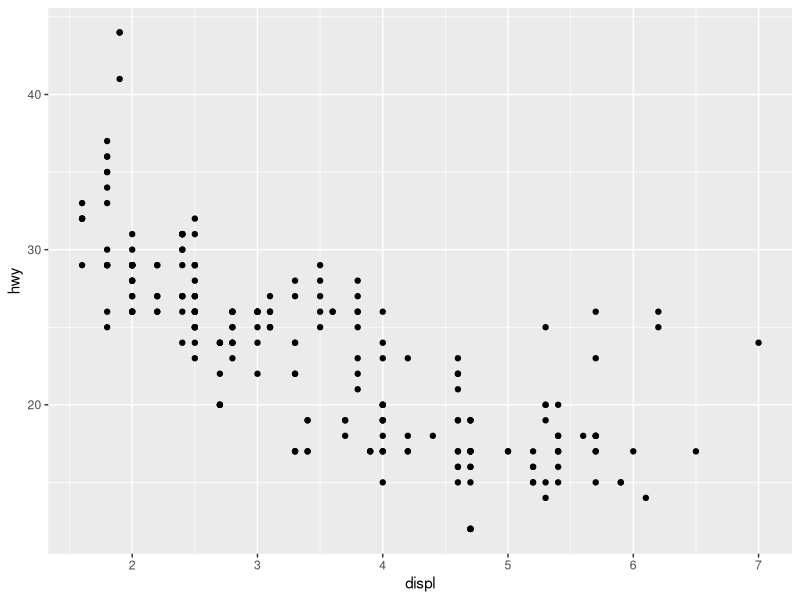
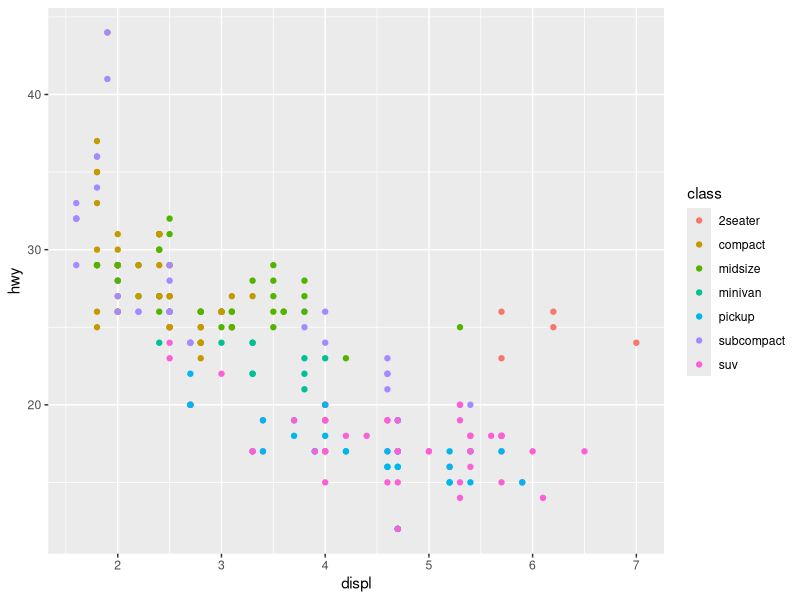
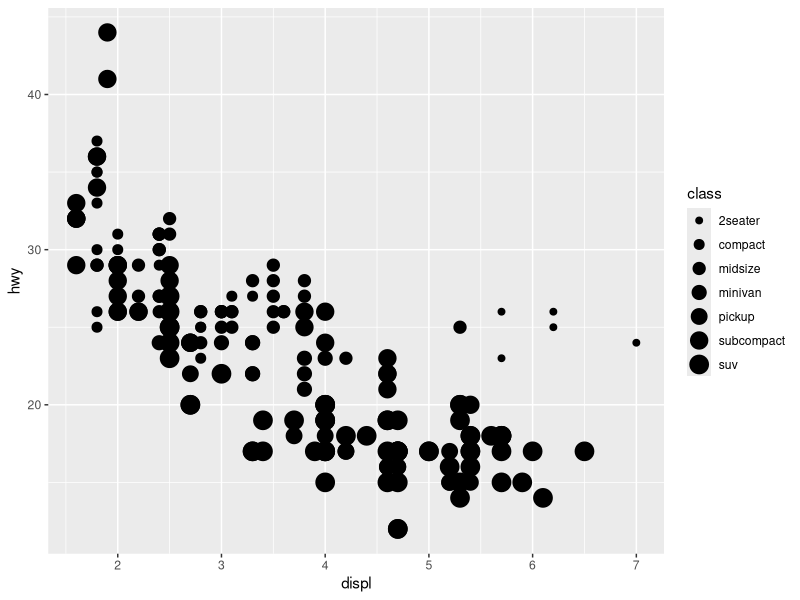
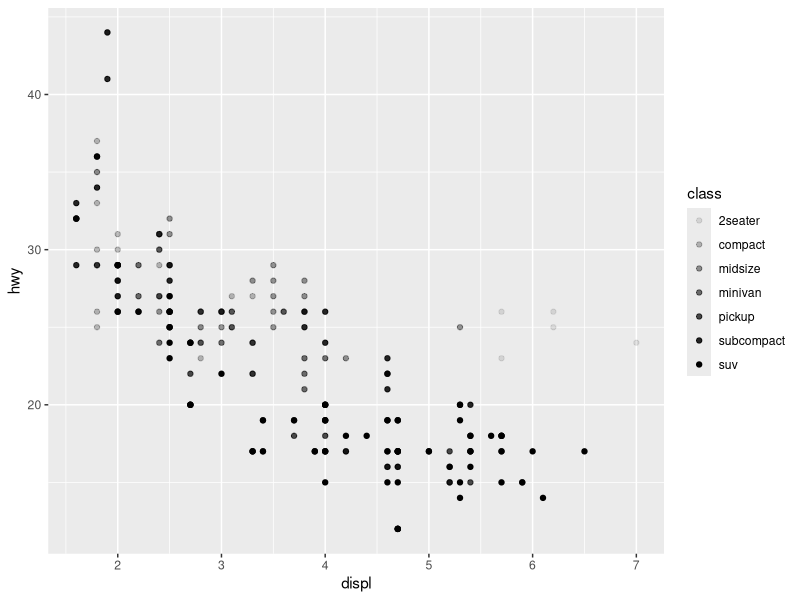
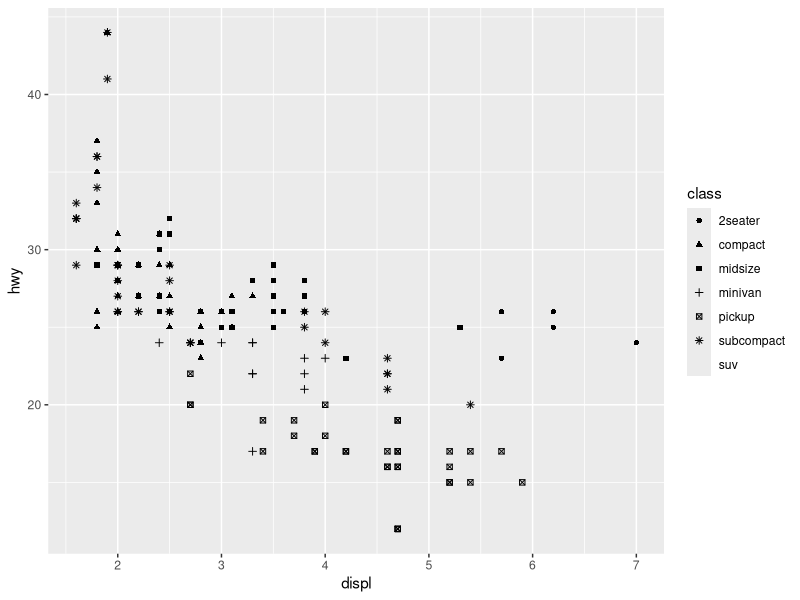
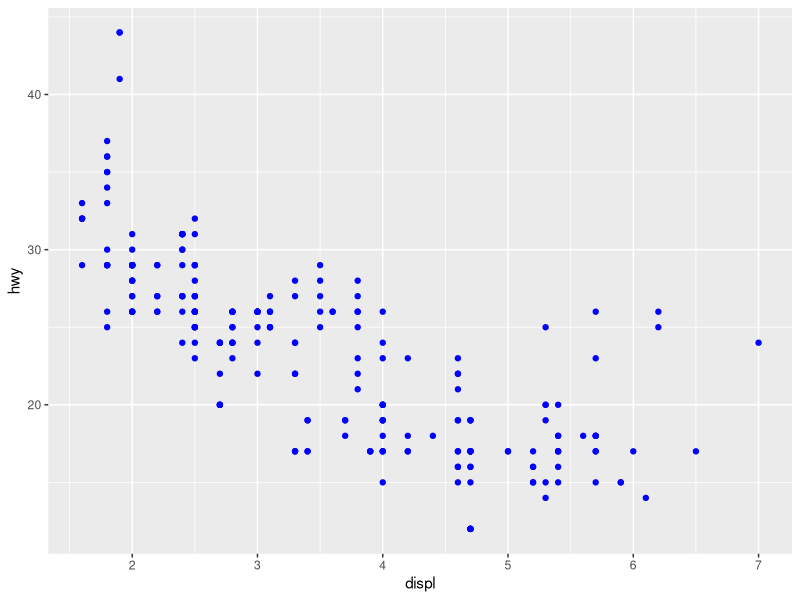
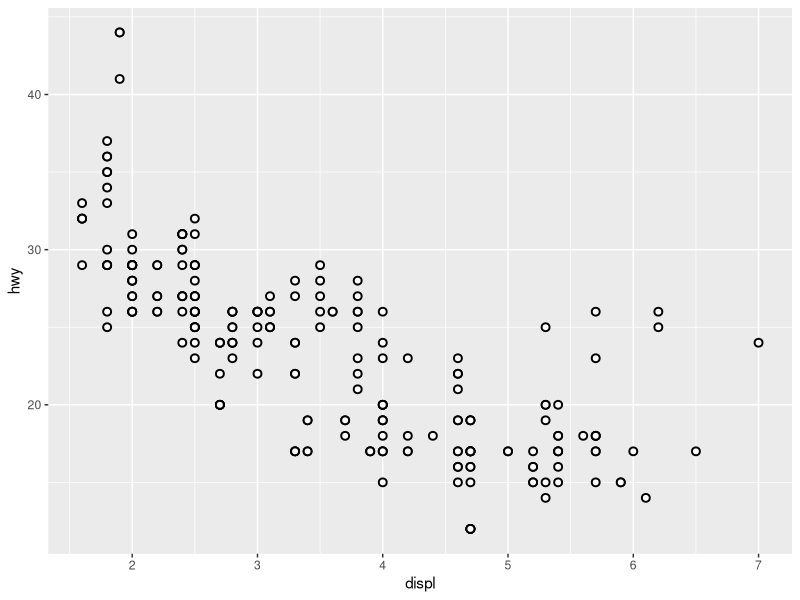
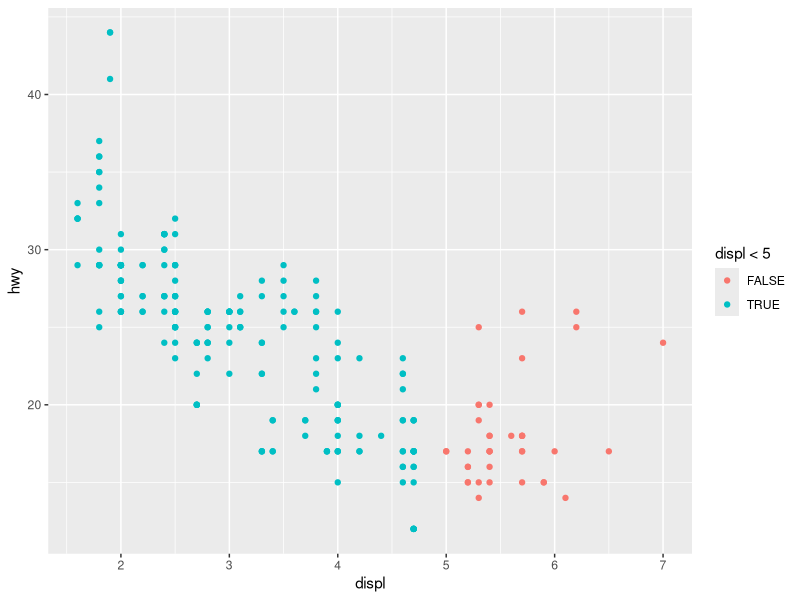

The R source for these figures, in order:
## ---- chunk 1
library(tidyverse)
library(ggplot2)
## ---- chunk 2
mpg
## ---- chunk 3
ggplot(mpg, aes(displ, hwy)) +
  geom_point()
## ---- chunk 4
ggplot(mpg) +
  geom_point(aes(displ, hwy, color = class))

ggplot(mpg) +
  geom_point(aes(displ, hwy, size = class))

ggplot(mpg) +
  geom_point(aes(displ, hwy, alpha = class))

ggplot(data = mpg) + 
  geom_point(mapping = aes(x = displ, y = hwy, shape = class))

ggplot(data = mpg) + 
  geom_point(mapping = aes(x = displ, y = hwy), color = "blue")

ggplot(mpg, aes(displ, hwy)) + 
  geom_point(shape = 21, color = "black", fill = "white", size = 2, stroke = 1) # Use the stroke aesthetic to modify the width of the border

ggplot(mpg, aes(displ, hwy, color = displ < 5)) + 
  geom_point()
## ---- chunk 5
ggplot(mpg, aes(displ, hwy)) +
  geom_point() +
  facet_wrap( ~ class, nrow = 2)

ggplot(mpg, aes(displ, hwy)) +
  geom_point() +
  facet_grid(drv ~ cyl)

ggplot(mpg, aes(displ, hwy)) +
  geom_point() +
  facet_grid(. ~ cyl)

ggplot(data = mpg) + 
  geom_point(mapping = aes(x = displ, y = hwy)) +
  facet_grid(drv ~ .)

ggplot(data = mpg) + 
  geom_point(mapping = aes(x = displ, y = hwy)) +
  facet_grid(. ~ cyl)
## ---- chunk 6
ggplot(mpg, aes(displ, hwy)) +
  geom_point()

ggplot(mpg, aes(displ, hwy)) +
  geom_smooth()

ggplot(mpg, aes(displ, hwy, linetype = drv)) +
  geom_smooth()

ggplot(data = mpg) +
  geom_smooth(mapping = aes(x = displ, y = hwy))
              
ggplot(data = mpg) +
  geom_smooth(mapping = aes(x = displ, y = hwy, group = drv))
    
ggplot(data = mpg) +
  geom_smooth(
    mapping = aes(x = displ, y = hwy, color = drv),
    show.legend = FALSE
  )

ggplot(mpg, aes(displ, hwy)) +
  geom_point(aes(color = drv)) +
  geom_smooth(aes(linetype = drv))

ggplot(mpg, aes(displ, hwy)) +
  geom_point(aes(color = class)) +
  geom_smooth(data = filter(mpg, class == "subcompact"), se = F)

ggplot(data = mpg, mapping = aes(x = displ, y = hwy, color = drv)) + 
  geom_point() + 
  geom_smooth(se = FALSE)
## ---- chunk 7
ggplot(mpg, aes(displ, hwy)) +
  geom_point() +
  geom_smooth(se = F)

ggplot(mpg, aes(displ, hwy)) +
  geom_point() +
  geom_smooth(aes(group = drv), se = F)

ggplot(mpg, aes(displ, hwy, color = drv)) +
  geom_point() +
  geom_smooth(se = F)

ggplot(mpg, aes(displ, hwy)) +
  geom_point(aes(color = drv)) +
  geom_smooth(se = F)

ggplot(mpg, aes(displ, hwy)) +
  geom_point(aes(color = drv)) +
  geom_smooth(aes(linetype = drv), se = F)

ggplot(mpg, aes(displ, hwy, color = drv)) +
  geom_point(color = "white", size = 1, stroke = 3) + 
  geom_point()
## ---- chunk 8
ggplot(diamonds, aes(x = cut)) +
  geom_bar()

ggplot(diamonds, aes(x = cut)) +
  stat_count()

demo <- tribble(
  ~cut,         ~freq,
  "Fair",       1610,
  "Good",       4906,
  "Very Good",  12082,
  "Premium",    13791,
  "Ideal",      21551
)

ggplot(data = demo) +
  geom_bar(mapping = aes(x = cut, y = freq), stat = "identity") # stat = "identity": 这表示我们已经提供了每个条形的高度（即freq列），所以不需要进行任何统计转换。

ggplot(data = diamonds) + 
  geom_bar(mapping = aes(x = cut, y = stat(prop), group = 1)) # group = 1: 这是一个特殊的设置，用于确保stat(prop)计算的是整个数据集的比例，而不是每个cut类别内部的比例。

ggplot(data = diamonds) + 
  stat_summary(
    mapping = aes(x = cut, y = depth),
    fun.min = min,
    fun.max = max,
    fun = median
  )

ggplot(diamonds, aes(cut, depth)) +
  geom_col( ) # 使用geom_bar()当你有未汇总的数据，并希望通过计数每个类别的观察次数来创建条形图，使用geom_col()当你有已汇总的数据，或当你有一个表示条形高度的变量。

ggplot(data = diamonds) + 
  geom_bar(mapping = aes(x = cut, y = after_stat(prop), group = 1))

ggplot(data = diamonds) + 
  geom_bar(mapping = aes(x = cut, fill = color, y = after_stat(prop), group = 1))
## ---- chunk 9
ggplot(data = diamonds) + 
  geom_bar(mapping = aes(x = cut, colour = cut))

ggplot(data = diamonds) + 
  geom_bar(mapping = aes(x = cut, fill = cut))

ggplot(data = diamonds) + 
  geom_bar(mapping = aes(x = cut, fill = clarity))

ggplot(data = diamonds, mapping = aes(x = cut, fill = clarity)) + 
  geom_bar(alpha = 1/5, position = "identity")

ggplot(data = diamonds, mapping = aes(x = cut, colour = clarity)) + 
  geom_bar(fill = NA, position = "identity")

ggplot(data = diamonds) + 
  geom_bar(mapping = aes(x = cut, fill = clarity), position = "fill")

ggplot(data = diamonds) + 
  geom_bar(mapping = aes(x = cut, fill = clarity), position = "dodge")

ggplot(data = mpg) + 
  geom_point(mapping = aes(x = displ, y = hwy), position = "jitter")

ggplot(data = mpg, mapping = aes(x = cty, y = hwy)) + 
  geom_point(position = "jitter")

ggplot(mpg, aes(class, hwy)) + 
  geom_boxplot()
## ---- chunk 10
ggplot(data = mpg, mapping = aes(x = class, y = hwy)) + 
  geom_boxplot()

ggplot(data = mpg, mapping = aes(x = class, y = hwy)) + 
  geom_boxplot() +
  coord_flip()

nz <- map_data("nz")

ggplot(nz, aes(long, lat, group = group)) +
  geom_polygon(fill = "white", colour = "black")

ggplot(nz, aes(long, lat, group = group)) +
  geom_polygon(fill = "white", colour = "black") +
  coord_quickmap()

bar <- ggplot(data = diamonds) + 
  geom_bar(
    mapping = aes(x = cut, fill = cut), 
    show.legend = FALSE,
    width = 1
  ) + 
  theme(aspect.ratio = 1) +
  labs(x = NULL, y = NULL)

bar + coord_flip()
bar + coord_polar()

ggplot(data = mpg, mapping = aes(x = cty, y = hwy)) +
  geom_point() + 
  geom_abline() +
  coord_fixed()
## ---- chunk 11
seq(1, 10)

x <- "hello, world"

y <- seq(1, 10, length.out = 5)
y

(y <- seq(1, 10, length.out = 5))
## ---- chunk 12
number <- c(1, 3, 5, 6,87)
## ---- chunk 13
knitr::kable(
  mtcars[1:5, ], 
  caption = "A knitr kable")
